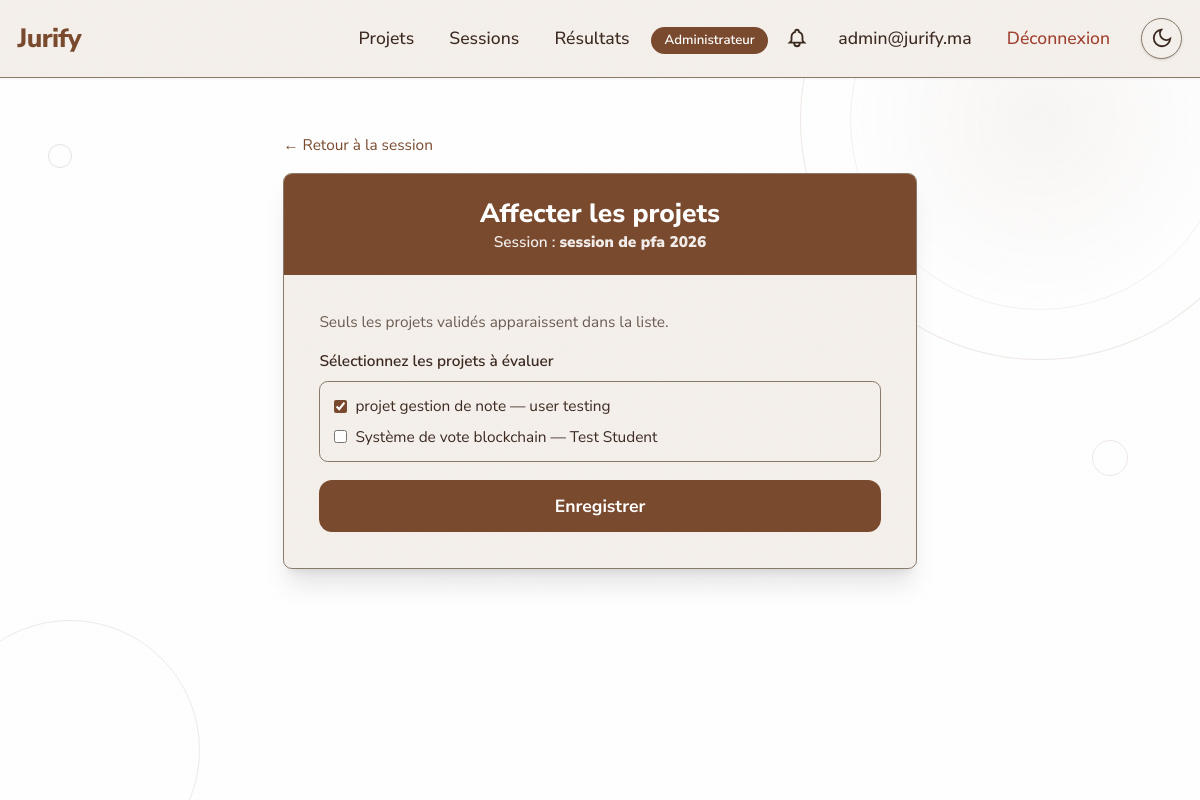
The app's page /sessions/2/assign-projets/ (signed in) with its own data.
### website/models.py (models this page shows, shortened)
class CustomUser(AbstractUser):
    class Role(models.TextChoices):
        ADMIN = 'ADMIN', 'Administrateur'
        JURY = 'JURY', 'Membre du Jury'
        PRESIDENT_JURY = 'PRESIDENT_JURY', 'Président du Jury'
        STUDENT = 'STUDENT', 'Étudiant'
        GUEST = 'GUEST', 'Invité'
    role = models.CharField(max_length=20, choices=Role.choices, default=Role.STUDENT)
    email = models.EmailField(unique=True)
    failed_login_attempts = models.IntegerField(default=0)
    locked_until = models.DateTimeField(null=True, blank=True)
    USERNAME_FIELD = 'email'
    REQUIRED_FIELDS = ['username']
    class Meta:
        verbose_name = 'Utilisateur'
        verbose_name_plural = 'Utilisateurs'

class SessionVote(models.Model):
    class Status(models.TextChoices):
        PLANNED = 'PLANNED', 'Planifiée'
        OPEN = 'OPEN', 'Ouverte'
        CLOSED = 'CLOSED', 'Fermée'
        PUBLISHED = 'PUBLISHED', 'Publiée'
    nom = models.CharField('Nom', max_length=200)
    date_debut = models.DateTimeField('Date de début')
    date_fin = models.DateTimeField('Date de fin')
    filiere = models.CharField('Filière', max_length=5, choices=Projet.Filiere.choices)
    status = models.CharField('Statut', max_length=20, choices=Status.choices, default=Status.PLANNED)
    created_by = models.ForeignKey(
        CustomUser, on_delete=models.CASCADE, related_name='sessions_created',
        verbose_name='Créée par'
    )
    projets = models.ManyToManyField(
        Projet, related_name='sessions', blank=True, verbose_name='Projets'
    )
    jury = models.ManyToManyField(
        CustomUser, related_name='sessions_jury', blank=True, verbose_name='Membres du jury'
    )
    created_at = models.DateTimeField('Créée le', auto_now_add=True)
    updated_at = models.DateTimeField('Modifiée le', auto_now=True)
    closed_at = models.DateTimeField('Fermée le', null=True, blank=True)
    published_at = models.DateTimeField('Publiée le', null=True, blank=True)
    closed_by = models.ForeignKey(
        CustomUser, on_delete=models.SET_NULL, null=True, blank=True,
        related_name='sessions_closed', verbose_name='Fermée par'
    )
    published_by = models.ForeignKey(
        CustomUser, on_delete=models.SET_NULL, null=True, blank=True,
        related_name='sessions_published', verbose_name='Publiée par'
    )
    class Meta:
        verbose_name = 'Session de vote'
        verbose_name_plural = 'Sessions de vote'
        ordering = ['-date_debut']

### website/views.py (the view)
# urls.py: path('sessions/<int:pk>/assign-projets/', views.session_assign_projets_view, name='session_assign_projets'),
@role_required('ADMIN')
def session_assign_projets_view(request, pk):
    session = get_object_or_404(SessionVote, pk=pk)
    if request.method == 'POST':
        form = ProjectAssignForm(request.POST, instance=session)
        if form.is_valid():
            form.save()
            messages.success(request, 'Projets affectés à la session avec succès.')
            return redirect('session_detail', pk=session.pk)
    else:
        form = ProjectAssignForm(instance=session)
    return render(request, 'session_assign_projets.html', {
        'form': form,
        'session': session,
        'title': 'Affecter les projets',
    })

### website/forms.py
class ProjectAssignForm(forms.ModelForm):
    class Meta:
        model = SessionVote
        fields = ('projets',)
        widgets = {
            'projets': forms.CheckboxSelectMultiple(),
        }
    def __init__(self, *args, **kwargs):
        super().__init__(*args, **kwargs)
        self.fields['projets'].queryset = Projet.objects.filter(
            status=Projet.Status.VALIDATED
        )
        self.fields['projets'].label_from_instance = lambda obj: f"{obj.title} — {obj.student.get_full_name() or obj.student.email}"

### website/context_processors.py (called while the page is built)
def notifications_processor(request):
    if request.user.is_authenticated:
        return {
            'unread_notifications_count': Notification.objects.filter(
                user=request.user, lu=False
            ).count(),
        }
    return {}

### website/templates/session_assign_projets.html (shortened to what this page needs)
{% extends 'base.html' %}
{% load static %}
{% block content %}
<div class="max-w-2xl mx-auto p-6 md:p-12">
    <a href="{% url 'session_detail' pk=session.pk %}" class="text-[var(--color-accent)] hover:underline text-sm mb-4 inline-block">
        ← Retour à la session
    </a>
    <div class="card-drip shadow-xl w-full max-w-2xl">
        <div class="card-drip-header">
            <h1 class="text-2xl font-extrabold text-center">Affecter les projets</h1>
            <p class="text-center text-sm opacity-90">
                Session : <strong>{{ session.nom }}</strong>
            </p>
        </div>
        <div class="card-drip-body">
            <p class="text-sm text-[var(--color-muted)] mb-4">
                Seuls les projets validés apparaissent dans la liste.
            </p>
            <form method="POST">
                <div class="mb-4">
                    <label class="block text-sm font-semibold mb-2">Sélectionnez les projets à évaluer</label>
                    <div class="space-y-2 max-h-60 overflow-y-auto p-3 border border-[var(--color-border)] rounded-lg">
                        {% for checkbox in form.projets %}
                            <div class="flex items-center gap-2">
                                {{ checkbox.tag }}
                                <label for="{{ checkbox.id_for_label }}" class="text-sm cursor-pointer">
                                    {{ checkbox.choice_label }}
                                </label>
                            </div>
                        {% endfor %}
                    </div>
                </div>
                <button type="submit"
                        class="w-full bg-[var(--color-primary)] text-[var(--color-on-primary)] px-6 py-3 rounded-xl font-bold hover:opacity-90 transition-opacity btn-pop">
                    Enregistrer
                </button>
            </form>
        </div>
    </div>
</div>
{% endblock %}

### website/templates/navbar.html (shortened to what this page needs)
{% load static %}
<nav class="bg-[var(--color-secondary)] p-4 border-b border-[var(--color-border)] flex items-center justify-between shadow-sm">
    <a href="{% url 'home' %}" class="text-2xl font-extrabold tracking-tight text-[var(--color-primary)]">
        Jurify
    </a>
    <ul class="flex items-center space-x-2">
        {% if user.is_authenticated %}
            {% if user.role == 'STUDENT' or user.role == 'ADMIN' %}
                <li>
                    <a href="{% url 'project_list' %}" class="px-3 py-2 hover:bg-[var(--color-border)] rounded-lg transition-colors font-medium">
                        Projets
                    </a>
                </li>
            {% endif %}
            {% if user.role == 'ADMIN' %}
                <li>
                    <a href="{% url 'session_list' %}" class="px-3 py-2 hover:bg-[var(--color-border)] rounded-lg transition-colors font-medium">
                        Sessions
                    </a>
                </li>
            {% endif %}
            <li>
                <a href="{% url 'results_public' %}" class="px-3 py-2 hover:bg-[var(--color-border)] rounded-lg transition-colors font-medium">
                    Résultats
                </a>
            </li>
            <li>
                <span class="px-3 py-1 text-xs font-semibold rounded-full bg-[var(--color-primary)] text-[var(--color-on-primary)]">
                    {{ user.get_role_display }}
                </span>
            </li>
            <li class="relative">
                <a href="{% url 'notifications' %}" class="p-2 hover:bg-[var(--color-border)] rounded-lg transition-colors inline-flex items-center">
                </a>
            </li>
            <li>
                <a href="{% url 'profile' %}" class="px-3 py-2 hover:bg-[var(--color-border)] rounded-lg transition-colors font-medium">
                    {{ user.get_full_name|default:user.email }}
                </a>
            </li>
            <li>
                <a href="{% url 'logout' %}" class="px-3 py-2 text-[var(--color-destructive)] hover:bg-red-50 rounded-lg transition-colors font-medium">
                    Déconnexion
                </a>
            </li>
        {% endif %}
        <li>
            <button onclick="toggleTheme()" id="theme-toggle" class="p-2 bg-[var(--color-secondary)] rounded-full shadow border border-[var(--color-border)] text-[var(--color-foreground)] ml-2">
                <span id="theme-icon-moon">
                    <svg xmlns="http://www.w3.org/2000/svg" class="w-5 h-5" fill="none" viewBox="0 0 24 24" stroke="currentColor" stroke-width="2">
                        <path d="M21 12.79A9 9 0 1 1 11.21 3 7 7 0 0 0 21 12.79z"></path>
                    </svg>
                </span>
            </button>
        </li>
    </ul>
</nav>

### static/css/theme.css (style rules this page uses)
:root { --font-family: 'Nunito Sans', sans-serif; --color-background: #FFFFFF; --color-foreground: #3C2A21; --color-primary: #7A4A2E; --color-on-primary: #FFFFFF; --color-secondary: #F5F0EB; --color-accent: #7A4A2E; --color-muted: #6B5D52; --color-border: #8A7A6A; --color-destructive: #A04030; --color-ring: #7A4A2E; --color-input-bg: #FFFFFF; --color-input-text: #3C2A21; --color-input-border: #B8A898; --color-input-placeholder: #9A8A7A; --color-select-bg: #FFFFFF; }
html { font-size: 110%; }
body { background-color: var(--color-background); color: var(--color-foreground); font-family: var(--font-family); margin: 0; padding: 0; line-height: 1.6; transition: background-color 0.3s, color 0.3s; }
input, select, textarea { background-color: var(--color-input-bg); color: var(--color-input-text); border: 1px solid var(--color-input-border); border-radius: 0.375rem; padding: 0.75rem; width: 100%; font-family: inherit; font-size: 0.875rem; line-height: 1.5; transition: border-color 0.2s, box-shadow 0.2s, background-color 0.3s, color 0.3s; }
input::placeholder, textarea::placeholder { color: var(--color-input-placeholder); opacity: 1; }
input[type="checkbox"], input[type="radio"] { width: auto; accent-color: var(--color-primary); }
.card-drip { background: var(--color-secondary); border: 1px solid var(--color-border); border-radius: 0.5rem; overflow: hidden; }
.card-drip-header { background: var(--color-primary); color: var(--color-on-primary); padding: 1.25rem 2rem; font-weight: 600; }
.card-drip-body { padding: 2rem; }
.btn-pop { font-weight: 600; transition: transform 0.15s ease, box-shadow 0.15s ease; }
body::after { content: ''; position: fixed; inset: 0; z-index: 9998; pointer-events: none; background-repeat: repeat; background-size: 256px 256px; opacity: 0.04; mix-blend-mode: multiply; }

### records on screen
CustomUser: role "Administrateur", get_full_name "admin@jurify.ma"
SessionVote: nom "session de pfa 2026"

### other values on screen
{{ checkbox.choice_label }} "projet gestion de note — user testing" "Système de vote blockchain — Test Student"
